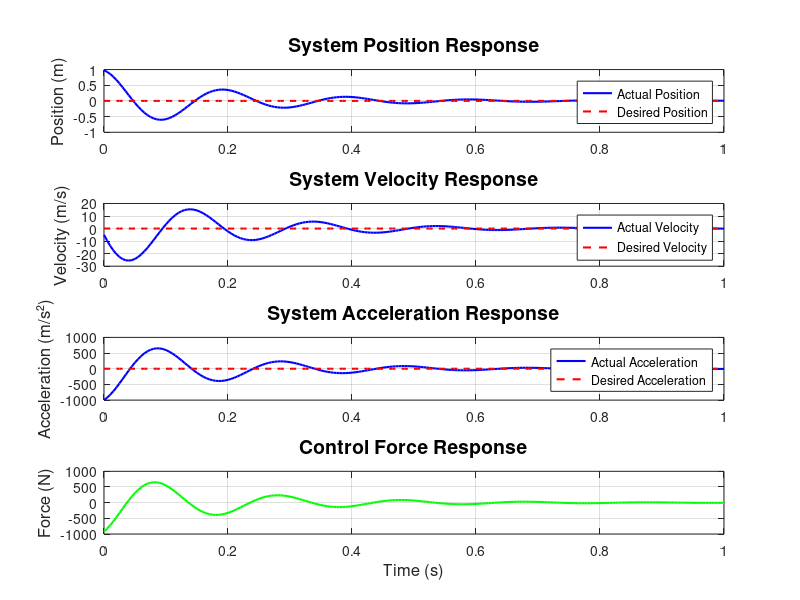

Source code (MATLAB): (Note: this script raises an error after producing the figure.)
%% =========================================================================
% IMPEDANCE CONTROL SIMULATION
% =========================================================================
% This script simulates an impedance control system for position-controlled
% interaction with environment. The system regulates the relationship between
% force and position by controlling the mechanical impedance.
%
% Author: [GenAbyss]
% Date: [2025.9.2]
% Version: 1.0
%
% Theory: The impedance control law is given by:
%         τ_f = m·ẍ_c - Md(ẍ_c - ẍ_d) - Bd(ẋ_c - ẋ_d) - Kd(x_c - x_d)
%         where Md, Bd, Kd are desired mass, damping, and stiffness
% =========================================================================

%% System Parameters Configuration
% Desired mechanical impedance parameters
Md = 1;        % Desired mass (kg)
Bd = 10;       % Desired damping (N·s/m)
Kd = 1000;     % Desired stiffness (N/m)

% Physical system parameters
m = 1;         % System mass (kg)
F = 0;         % External force (N) - set to zero for free motion

% Desired trajectory parameters
x_d = 0;       % Desired position (m)
dx_d = 0;      % Desired velocity (m/s)
ddx_d = 0;     % Desired acceleration (m/s²)

% Initial system state
x_c = 1;       % Initial position (m)
dx_c = 0;      % Initial velocity (m/s)
ddx_c = 0;     % Initial acceleration (m/s²)

% Initial control force calculation
tau_f = m*ddx_c - Md*(ddx_c - ddx_d) - Bd*(dx_c - dx_d) - Kd*(x_c - x_d);

%% Simulation Setup
dt = 0.005;    % Time step (s)
t = 0:dt:1;    % Time vector (s)
n = length(t); % Number of simulation steps

% Data recording arrays
x_c_record = zeros(1, n);      % Position history
dx_c_record = zeros(1, n);     % Velocity history
ddx_c_record = zeros(1, n);    % Acceleration history
tau_f_record = zeros(1, n);    % Control force history

%% Main Simulation Loop
fprintf('Starting impedance control simulation...\n');
for i = 1:n
    % System dynamics (Euler integration)
    ddx_cp = (tau_f + F) / m;
    dx_cp = dx_c + ddx_cp * dt;
    x_cp = x_c + dx_cp * dt;
    
    % Impedance control law implementation
    tau_fp = m*ddx_cp - Md*(ddx_cp - ddx_d) - Bd*(dx_cp - dx_d) - Kd*(x_cp - x_d);
    
    % Record simulation data
    x_c_record(i) = x_cp;
    dx_c_record(i) = dx_cp;
    ddx_c_record(i) = ddx_cp;
    tau_f_record(i) = tau_fp;
    
    % Update states for next iteration
    x_c = x_cp;
    dx_c = dx_cp;
    ddx_c = ddx_cp;
    tau_f = tau_fp;
end
fprintf('Simulation completed successfully!\n');

%% Results Visualization
fprintf('Generating plots...\n');
figure('Name', 'Impedance Control Simulation Results', 'Position', [100, 100, 800, 600]);

% Position plot
subplot(4, 1, 1);
plot(t, x_c_record, 'b-', 'LineWidth', 1.5);
hold on;
plot(t, x_d * ones(size(t)), 'r--', 'LineWidth', 1.5);
title('System Position Response', 'FontSize', 14, 'FontWeight', 'bold');
ylabel('Position (m)', 'FontSize', 12);
legend('Actual Position', 'Desired Position', 'Location', 'best');
grid on;

% Velocity plot
subplot(4, 1, 2);
plot(t, dx_c_record, 'b-', 'LineWidth', 1.5);
hold on;
plot(t, dx_d * ones(size(t)), 'r--', 'LineWidth', 1.5);
title('System Velocity Response', 'FontSize', 14, 'FontWeight', 'bold');
ylabel('Velocity (m/s)', 'FontSize', 12);
legend('Actual Velocity', 'Desired Velocity', 'Location', 'best');
grid on;

% Acceleration plot
subplot(4, 1, 3);
plot(t, ddx_c_record, 'b-', 'LineWidth', 1.5);
hold on;
plot(t, ddx_d * ones(size(t)), 'r--', 'LineWidth', 1.5);
title('System Acceleration Response', 'FontSize', 14, 'FontWeight', 'bold');
ylabel('Acceleration (m/s²)', 'FontSize', 12);
legend('Actual Acceleration', 'Desired Acceleration', 'Location', 'best');
grid on;

% Force plot
subplot(4, 1, 4);
plot(t, tau_f_record, 'g-', 'LineWidth', 1.5);
title('Control Force Response', 'FontSize', 14, 'FontWeight', 'bold');
ylabel('Force (N)', 'FontSize', 12);
xlabel('Time (s)', 'FontSize', 12);
grid on;

% Adjust subplot spacing
sgtitle('Impedance Control System Simulation Results', 'FontSize', 16, 'FontWeight', 'bold');

%% Animation Generation
fprintf('Press ENTER to generate animated GIF...\n');
userInput = input('', 's');
close;

fprintf('Generating animated GIF...\n');
% Fixed reference point (A)
A = [-1, 0]';
A1 = [A(1), A(2) + 0.1]';
A2 = [A(1) - 0.2, A(2) + 0.1]';
A3 = [A(1) - 0.2, A(2) - 0.1]';
A4 = [A(1), A(2) - 0.1]';
A0 = [A(1) - 0.1, A(2)]';

% Generate frames for animation
p = 1:3:n;  % Sample every 3rd frame for animation
k = 1;
nImages = length(p);
im = cell(1, nImages);

for i = p
    % Calculate position of controlled object (C)
    C = [x_c_record(i), 0]';
    C1 = [C(1), C(2) + 0.1]';
    C2 = [C(1) + 0.2, C(2) + 0.1]';
    C3 = [C(1) + 0.2, C(2) - 0.1]';
    C4 = [C(1), C(2) - 0.1]';
    C0 = [C(1) + 0.1, C(2)]';
    
    % Calculate connection line and force vector
    AC = [A, C];
    tau = C0 + [tau_f_record(i)/300, 0]';  % Force vector (scaled 1:300)
    F = [C0, tau];

    % Create animation frame
    fig = figure('Visible', 'off');
    set(gcf, 'unit', 'normalized', 'position', [0.2, 0.0, 0.70, 0.28]);

    % Plot connection line
    plot(AC(1, :), AC(2, :), 'k-', 'LineWidth', 1);
    hold on;

    % Define object boundaries
    lines{1} = [A1, A2];  % Object A boundaries
    lines{2} = [A2, A3];
    lines{3} = [A3, A4];
    lines{4} = [A4, A1];
    lines{5} = [C1, C2];  % Object C boundaries
    lines{6} = [C2, C3];
    lines{7} = [C3, C4];
    lines{8} = [C4, C1];

    % Plot object boundaries
    for j = 1:length(lines)
        plot(lines{j}(1, :), lines{j}(2, :), 'b-', 'LineWidth', 2);
    end
    
    % Plot force vector with direction indication
    if tau(1) - C0(1) >= 0
        plot(F(1, :), F(2, :), 'r-', 'LineWidth', 2);
        plot(tau(1), tau(2), '>r', 'MarkerSize', 10, 'MarkerFaceColor', 'r');
    else
        plot(F(1, :), F(2, :), 'g-', 'LineWidth', 2);
        plot(tau(1), tau(2), '<g', 'MarkerSize', 10, 'MarkerFaceColor', 'g');
    end

    % Add labels
    text(A0(1), A0(2), 'A', 'FontSize', 16, 'FontWeight', 'bold');
    text(C0(1), C0(2), 'C', 'FontSize', 16, 'FontWeight', 'bold');

    % Configure plot appearance
    grid on;
    axis([-0.5 + A(1), x_c_record(1) + 0.5, -0.4, 0.4]);
    title(sprintf('Impedance Control Animation - Time: %.3f s', t(i)), ...
          'FontSize', 12, 'FontWeight', 'bold');

    % Capture frame
    frame = getframe(fig);
    im{k} = frame2im(frame);
    fprintf('Frame %d/%d completed\n', k, nImages);
    close(fig);
    k = k + 1;
end

%% GIF Generation
fprintf('Creating GIF file...\n');
filename = 'ImpedanceControl_Animation.gif';

for idx = 1:nImages
    [A, map] = rgb2ind(im{idx}, 256);
    if idx == 1
        imwrite(A, map, filename, 'gif', 'LoopCount', Inf, 'DelayTime', 0.1);
    else
        imwrite(A, map, filename, 'gif', 'WriteMode', 'append', 'DelayTime', 0.1);
    end
end

fprintf('Animation saved as: %s\n', filename);
fprintf('Impedance control simulation completed successfully!\n');